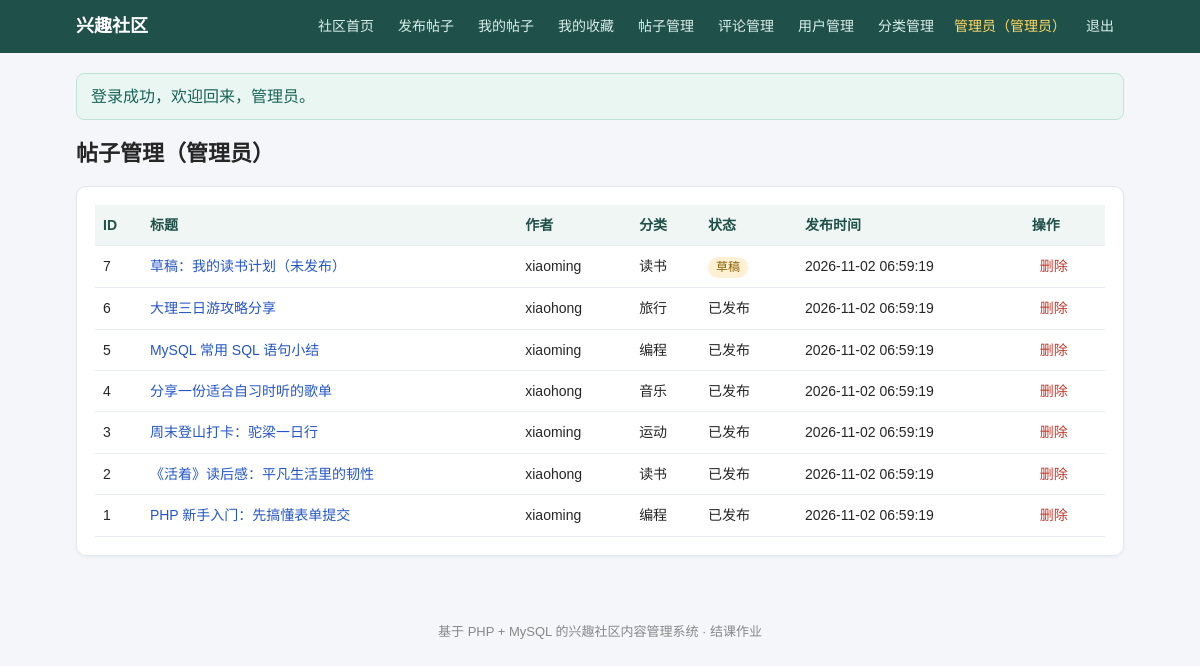
/admin_posts.php (signed in), run on the app's committed database.
### tables this page shows
CREATE TABLE `post` (
    id          INT AUTO_INCREMENT PRIMARY KEY,
    uid         INT NOT NULL,
    title       VARCHAR(200) NOT NULL,
    content     TEXT NOT NULL,
    cate_id     INT NOT NULL,
    create_time DATETIME NOT NULL DEFAULT CURRENT_TIMESTAMP,
    update_time DATETIME NOT NULL DEFAULT CURRENT_TIMESTAMP ON UPDATE CURRENT_TIMESTAMP,
    status      TINYINT NOT NULL DEFAULT 1 COMMENT '0 草稿 1 已发布',
    FOREIGN KEY (uid) REFERENCES `user`(id) ON DELETE CASCADE,
    FOREIGN KEY (cate_id) REFERENCES `category`(id) ON DELETE RESTRICT
);

CREATE TABLE `user` (
    id          INT AUTO_INCREMENT PRIMARY KEY,
    username    VARCHAR(50)  NOT NULL UNIQUE,
    password    VARCHAR(255) NOT NULL COMMENT 'password_hash 加密后的密码',
    nickname    VARCHAR(50)  NOT NULL DEFAULT '',
    role        VARCHAR(20)  NOT NULL DEFAULT 'user' COMMENT 'user 普通用户 / admin 管理员',
    status      TINYINT      NOT NULL DEFAULT 1 COMMENT '1 正常 0 封禁',
    create_time DATETIME     NOT NULL DEFAULT CURRENT_TIMESTAMP
);

CREATE TABLE `category` (
    id        INT AUTO_INCREMENT PRIMARY KEY,
    cate_name VARCHAR(100) NOT NULL,
    intro     VARCHAR(255) NOT NULL DEFAULT ''
);

### admin_posts.php (the view, shortened to what this page needs)
<?php
require 'config.php';
$total = (int)$pdo->query('SELECT COUNT(*) FROM `post`')->fetchColumn();
$perPage = 10; list($page, $totalPages, $offset) = paginate($total, $perPage);
$posts = $pdo->query(
    'SELECT p.*, c.cate_name, u.username FROM `post` p JOIN `category` c ON c.id=p.cate_id JOIN `user` u ON u.id=p.uid
     ORDER BY p.create_time DESC, p.id DESC LIMIT ' . $perPage . ' OFFSET ' . $offset
)->fetchAll();
?>
<h1>帖子管理（管理员）</h1>
<div class="card">
  <table>
    <tr><th>ID</th><th>标题</th><th>作者</th><th>分类</th><th>状态</th><th>发布时间</th><th>操作</th></tr>
    <?php foreach ($posts as $p): ?>
    <tr>
      <td><?= (int)$p['id'] ?></td>
      <td><a href="post.php?id=<?= (int)$p['id'] ?>"><?= e($p['title']) ?></a></td>
      <td><?= e($p['username']) ?></td><td><?= e($p['cate_name']) ?></td>
      <td><?= (int)$p['status'] === 1 ? '已发布' : '<span class="badge badge-draft">草稿</span>' ?></td>
      <td><?= e($p['create_time']) ?></td>
      <td><form class="del-form" method="post" action="post_delete.php" data-confirm="确定要强制删除这篇帖子吗？其评论、点赞、收藏将一并删除。">
        <button class="link-btn" type="submit">删除</button></form></td>
    </tr>
    <?php endforeach; ?>
  </table>
</div>

### assets/style.css (style rules this page uses)
* { box-sizing: border-box; }
body { margin:0; font-family:"Microsoft YaHei","PingFang SC",Arial,sans-serif; background:#f4f6fa; color:#262626; line-height:1.6; }
a { color:#2456c8; text-decoration:none; }
h1 { font-size:22px; margin:8px 0 14px; }
.card { background:#fff; border:1px solid #e3e7ef; border-radius:10px; padding:18px; margin-bottom:16px; box-shadow:0 1px 3px rgba(20,40,80,.05); }
table { width:100%; border-collapse:collapse; font-size:14px; }
th, td { border-bottom:1px solid #e9edf4; padding:9px 8px; text-align:left; vertical-align:top; }
th { background:#eff6f3; color:#20504a; }
.del-form { display:inline; margin-left:8px; }
.link-btn { background:none; border:none; color:#c0392b; cursor:pointer; font-size:14px; padding:0; font-family:inherit; }
.badge { display:inline-block; padding:1px 8px; border-radius:10px; background:#e0efeb; color:#20504a; font-size:12px; margin-right:6px; }
.badge-draft { background:#fdf0d5; color:#8a6100; }

### data on the page
post: id "7", title "草稿：我的读书计划（未发布）", uid.username "xiaoming", cate.cate_name "读书", status "草稿", create_time "2026-11-02 06:59:19"
post: id "6", title "大理三日游攻略分享", uid.username "xiaohong", cate.cate_name "旅行", status "已发布", create_time "2026-11-02 06:59:19"
post: id "5", title "MySQL 常用 SQL 语句小结", uid.username "xiaoming", cate.cate_name "编程", status "已发布", create_time "2026-11-02 06:59:19"
post: id "4", title "分享一份适合自习时听的歌单", uid.username "xiaohong", cate.cate_name "音乐", status "已发布", create_time "2026-11-02 06:59:19"
post: id "3", title "周末登山打卡：驼梁一日行", uid.username "xiaoming", cate.cate_name "运动", status "已发布", create_time "2026-11-02 06:59:19"
post: id "2", title "《活着》读后感：平凡生活里的韧性", uid.username "xiaohong", cate.cate_name "读书", status "已发布", create_time "2026-11-02 06:59:19"
post: id "1", title "PHP 新手入门：先搞懂表单提交", uid.username "xiaoming", cate.cate_name "编程", status "已发布", create_time "2026-11-02 06:59:19"

### other printed values
$_SESSION['nickname'] ?: $_SESSION['username'] "管理员"
$_SESSION['flash'] "登录成功，欢迎回来，管理员。"
